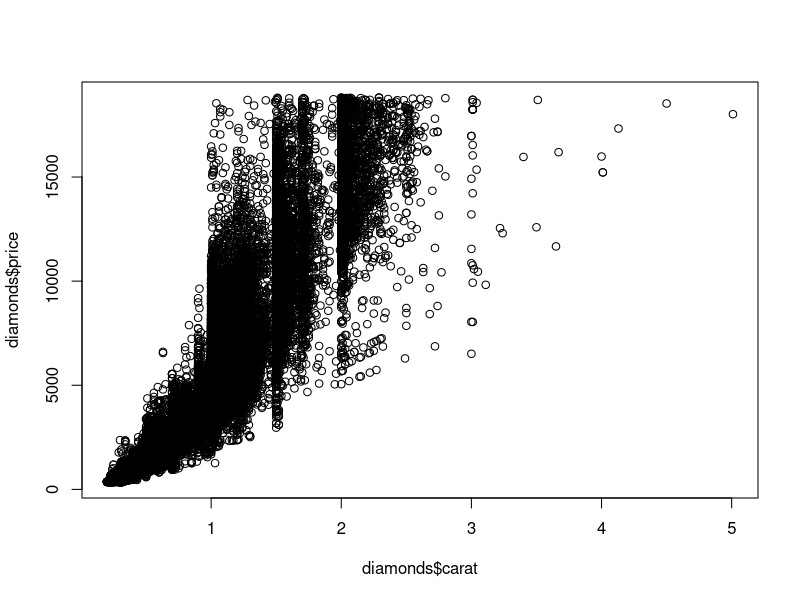
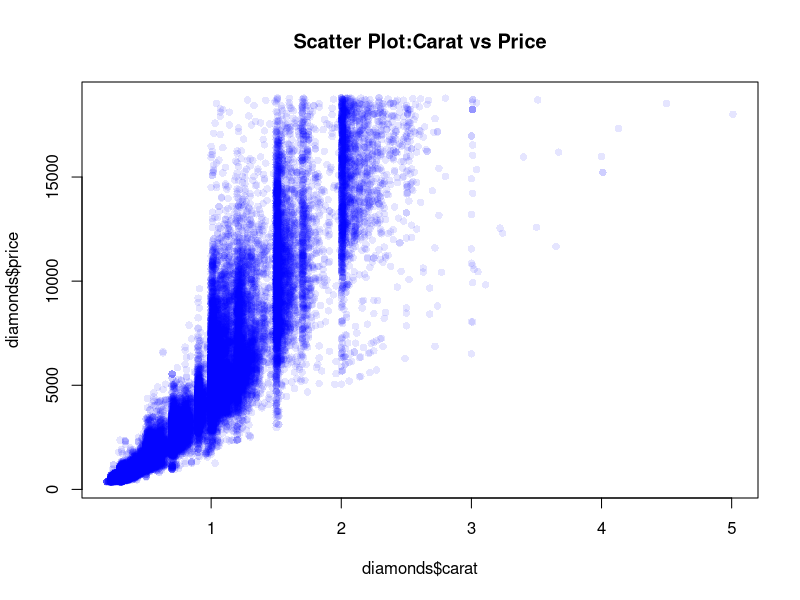
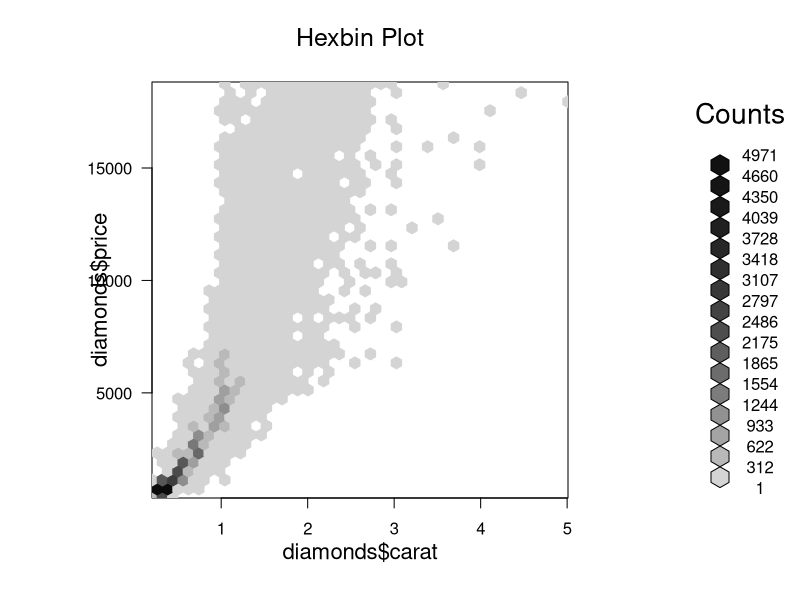
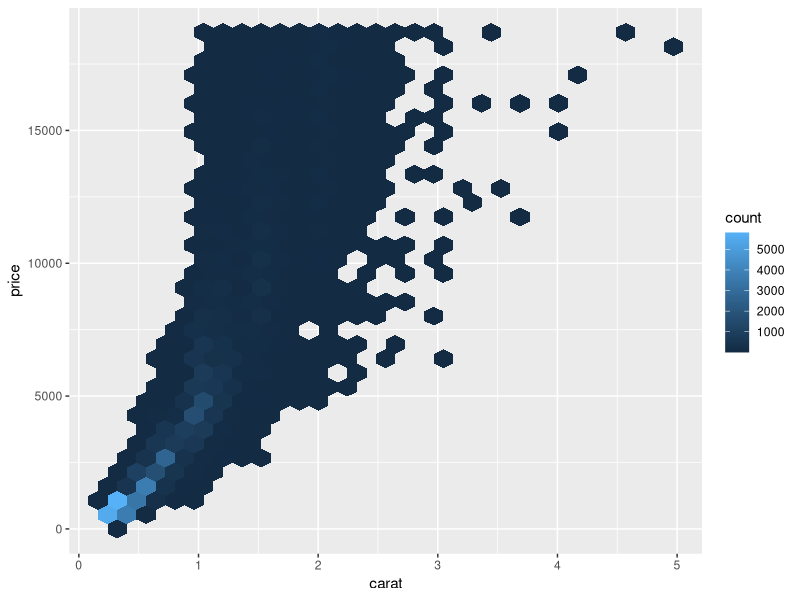
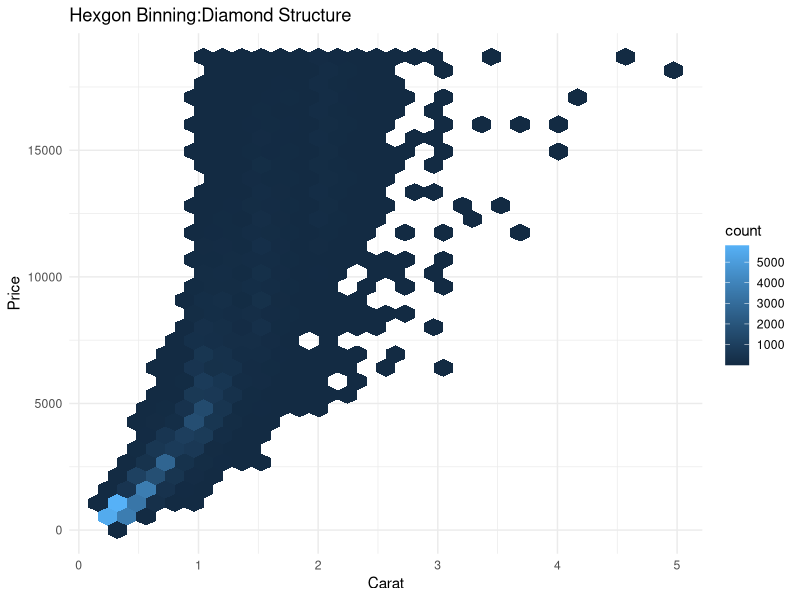
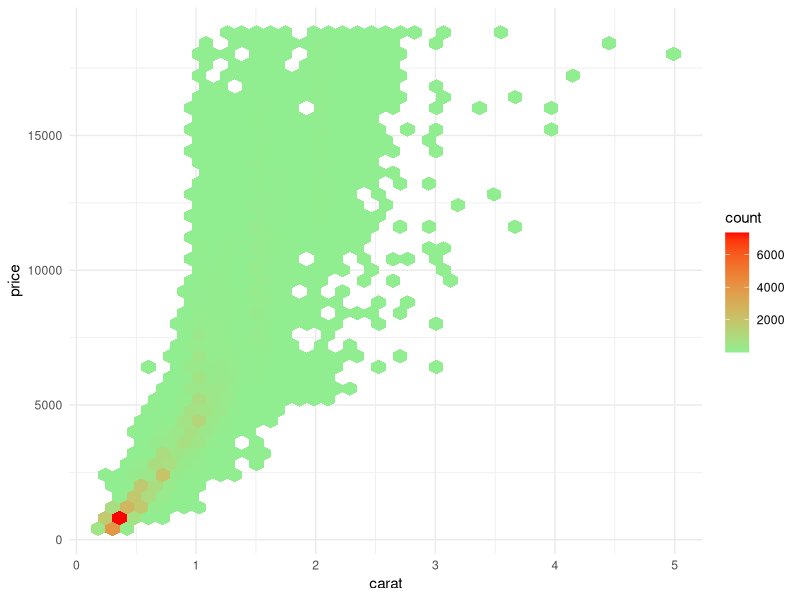
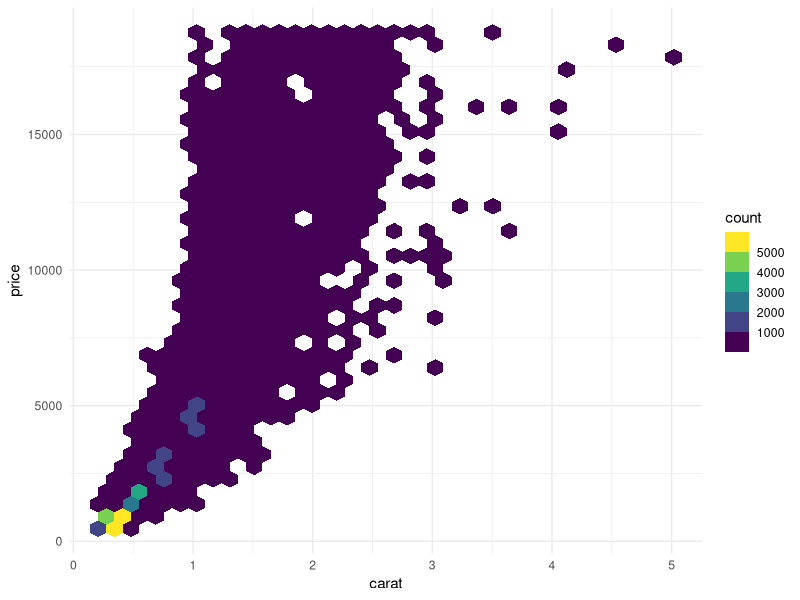
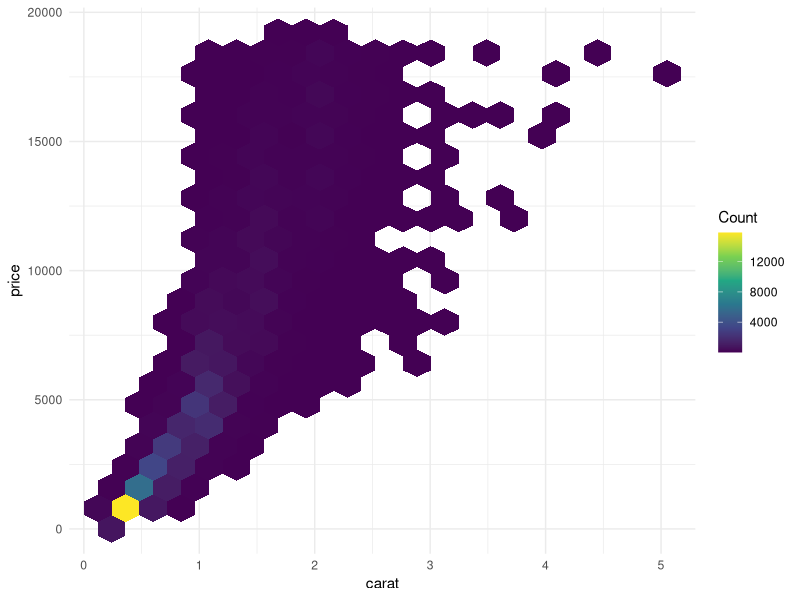

Here is the R script that generated these plots, in order:
#Load & understand the  Dataset
data(diamonds)
data(package = .packages(all.available = TRUE))
library(ggplot2)
data(diamonds)
str(diamonds)
dim(diamonds)
?diamonds

#Basic Scatter plot
plot(diamonds$carat,diamonds$price)

#improved scatter
plot(diamonds$carat,diamonds$price,col=rgb(0,0,1,0.1),pch=16,
     main="Scatter Plot:Carat vs Price")
#Hexbin usind Base R
install.packages('hexbin')
library(hexbin)
hb <- hexbin(diamonds$carat,diamonds$price,xbins=40)
plot(hb,main="Hexbin Plot")

#Basic Hexbin
ggplot(diamonds,aes(x=carat,y=price))+
  geom_hex()

#Labeled Hexbin plot
ggplot(diamonds,aes(carat,price)) +
  geom_hex()+
  labs(title="Hexgon Binning:Diamond Structure", x="Carat",y="Price") +
  theme_minimal()

#Control Hexagon density
ggplot(diamonds,aes(carat,price)) +
  geom_hex(bins=40)+
  scale_fill_gradient(low="lightgreen",high="red")+
  theme_minimal()

#Color eanings:
# - Light -> fewer diamonds
# -Dark -> dense region

#Professional palette(Viridis)
ggplot(diamonds,aes(carat,price)) +
  geom_hex(bins=35)+
  scale_fill_viridis_b()+
  theme_minimal()

#Add legend title
ggplot(diamonds,aes(carat,price)) + geom_hex(bins=20) +
  scale_fill_viridis_c(name="Count") +
  theme_minimal()

#Faceted hexbin
ggplot(diamonds,aes(carat,price)) + geom_hex() +scale_fill_viridis_c() +
  facet_wrap(~cut) +
  theme_minimal()

#Log scale hexbin
ggplot(diamonds,aes(carat,price)) + geom_hex() + scale_fill_viridis_c()+
  scale_y_log10()+
  theme_minimal()
